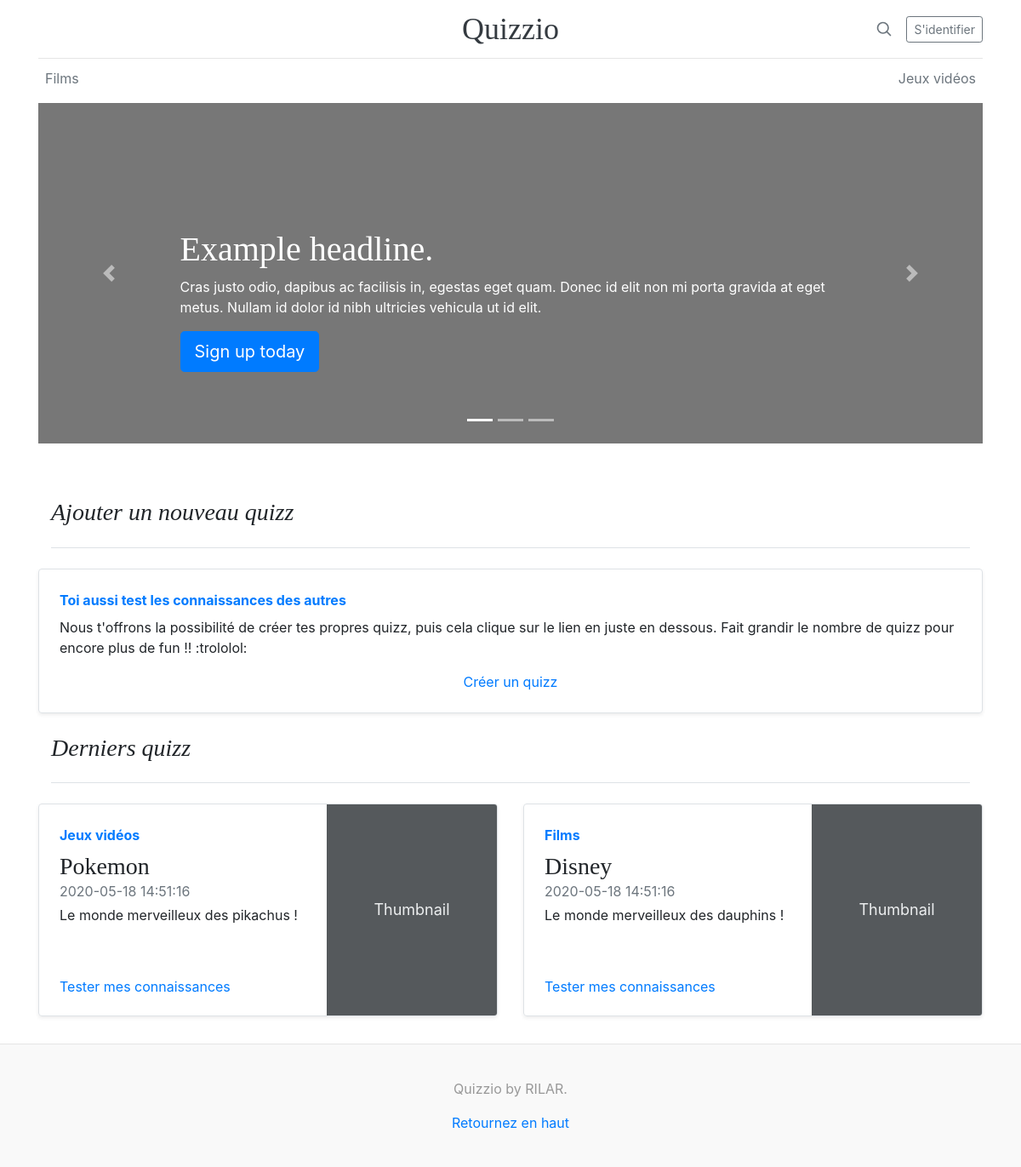
The page / on the database its author committed.
### tables this page shows
CREATE TABLE categories
(
	id INT PRIMARY KEY NOT NULL AUTO_INCREMENT, 
	nom VARCHAR(100) NOT NULL, 
	CONSTRAINT uni_categories UNIQUE(nom) 
);

CREATE TABLE quizz 
(
	id INT PRIMARY KEY NOT NULL AUTO_INCREMENT,
	id_createur INT NOT NULL,
	nom VARCHAR(100) NOT NULL, 
	id_categorie INT NOT NULL,
	description VARCHAR(300) NOT NULL,
	date_creation TIMESTAMP DEFAULT CURRENT_TIMESTAMP ON UPDATE CURRENT_TIMESTAMP, 
	CONSTRAINT fk_id_createur FOREIGN KEY (id_createur) REFERENCES utilisateurs(id),
	CONSTRAINT fk_id_categorie FOREIGN KEY (id_categorie) REFERENCES categories(id),
	CONSTRAINT uni_quizz_categorie UNIQUE(id_categorie, nom)
);

### index.php (the view, shortened to what this page needs)
<html>
    <?php
    include 'header.php';
    ?>
  <div id="myCarousel" class="carousel slide" data-ride="carousel">
    <ol class="carousel-indicators">
      <li data-target="#myCarousel" data-slide-to="0" class="active"></li>
      <li data-target="#myCarousel" data-slide-to="1"></li>
      <li data-target="#myCarousel" data-slide-to="2"></li>
    </ol>
    <div class="carousel-inner">
      <div class="carousel-item active">
        <svg class="bd-placeholder-img" width="100%" height="100%" xmlns="http://www.w3.org/2000/svg" preserveAspectRatio="xMidYMid slice" focusable="false" role="img"><rect width="100%" height="100%" fill="#777"/></svg>
        <div class="container">
          <div class="carousel-caption text-left">
            <h1>Example headline.</h1>
            <p>Cras justo odio, dapibus ac facilisis in, egestas eget quam. Donec id elit non mi porta gravida at eget metus. Nullam id dolor id nibh ultricies vehicula ut id elit.</p>
            <p><a class="btn btn-lg btn-primary" href="#" role="button">Sign up today</a></p>
          </div>
        </div>
      </div>
    </div>
    <a class="carousel-control-prev" href="#myCarousel" role="button" data-slide="prev">
      <span class="carousel-control-prev-icon" aria-hidden="true"></span>
    </a>
    <a class="carousel-control-next" href="#myCarousel" role="button" data-slide="next">
      <span class="carousel-control-next-icon" aria-hidden="true"></span>
    </a>
  </div>
  <div class="col-md-12 blog-main">
      <h3 class="pb-4 mb-4 font-italic border-bottom">
        Ajouter un nouveau quizz
      </h3>
  </div>
  <div class="row mb-12">
    <div class="col-md-12">
      <div class="row no-gutters border rounded overflow-hidden flex-md-row mb-4 shadow-sm h-md-200 position-relative">
        <div class="col p-4 d-flex flex-column position-static">
          <strong class="d-inline-block mb-2 text-primary">Toi aussi test les connaissances des autres</strong>
          <p class="card-text">Nous t'offrons la possibilité de créer tes propres quizz, puis cela clique
            sur le lien en juste en dessous. Fait grandir le nombre de quizz pour encore plus de fun !! :trololol:</p>
          <a href="#" class="stretched-link" style="text-align: center;">Créer un quizz</a>
        </div>
      </div>
    </div>
  </div>
  <div class="col-md-12 blog-main">
      <h3 class="pb-4 mb-4 font-italic border-bottom">
        Derniers quizz
      </h3>
  </div>
  <div class="row mb-2">
  <?php
    $bd = OpenCon();
    $result = $bd->query("SELECT quizz.nom as qnom,categories.nom as cnom,quizz.description as description,quizz.date_creation as crea FROM quizz,categories WHERE quizz.id_categorie  = categories.id ORDER BY quizz.id DESC LIMIT 20");
     while (($row = $result->fetch_assoc())) {
      echo("<div class=\"col-md-6\">");
      echo("<div class=\"row no-gutters border rounded overflow-hidden flex-md-row mb-4 shadow-sm h-md-250 position-relative\">");
      echo("<div class=\"col p-4 d-flex flex-column position-static\">");
      echo("<strong class=\"d-inline-block mb-2 text-primary\">".$row["cnom"]."</strong>");
      echo("<h3 class=\"mb-0\">".$row["qnom"]."</h3>");
      echo("<div class=\"mb-1 text-muted\">".$row["crea"]."</div>");
      echo("<p class=\"mb-auto\">".$row["description"]."</p>");
      echo("<a href=\"#\" class=\"stretched-link\">Tester mes connaissances</a>");
      echo("</div>");
      echo("<div class=\"col-auto d-none d-lg-block\">");
      echo("<svg class=\"bd-placeholder-img\" width=\"200\" height=\"250\" xmlns=\"http://www.w3.org/2000/svg\"
              preserveAspectRatio=\"xMidYMid slice\" focusable=\"false\" role=\"img\" aria-label=\"Placeholder: Thumbnail\">
              <title>Placeholder</title><rect width=\"100%\" height=\"100%\" fill=\"#55595c\"/><text x=\"50%\" y=\"50%\" fill=\"#eceeef\" dy=\".3em\">Thumbnail</text></svg>");
      echo("</div>");
      echo("</div>");
      echo("</div>");
    }
  ?>
  </div>
</div>
<footer class="blog-footer">
  <p>Quizzio by RILAR.</p>
  <p>
    <a href="#">Retournez en haut</a>
  </p>
</footer>
</body>
      <script>window.jQuery || document.write('<script src="../assets/js/vendor/jquery.slim.min.js"><\/script>')</script><script src="bootstrap/js/bootstrap.bundle.js"></script></body>
</html>
</html>

### header.php (shortened to what this page needs)
<head>
        <link rel="stylesheet" href="bootstrap/css/bootstrap.css"/>
    <link href="css/blog.css" rel="stylesheet">
  </head>
  <body>
    <div class="container">
  <header class="blog-header py-3">
    <div class="row flex-nowrap justify-content-between align-items-center">
      <div class="col-4 pt-1">
      </div>
      <div class="col-4 text-center">
        <a class="blog-header-logo text-dark" href="#">Quizzio</a>
      </div>
      <div class="col-4 d-flex justify-content-end align-items-center">
        <a class="text-muted" href="#" aria-label="Search">
          <svg xmlns="http://www.w3.org/2000/svg" width="20" height="20" fill="none" stroke="currentColor" stroke-linecap="round" stroke-linejoin="round" stroke-width="2" class="mx-3" role="img" viewBox="0 0 24 24" focusable="false"><title>Search</title><circle cx="10.5" cy="10.5" r="7.5"/><path d="M21 21l-5.2-5.2"/></svg>
        </a>
        <a class="btn btn-sm btn-outline-secondary" href="#" data-toggle="modal" data-target="#loginModal">S'identifier</a>
      </div>
    </div>
  </header>
  <div class="nav-scroller py-1 mb-2">
    <nav class="nav d-flex justify-content-between">
    <?php
        $bd = OpenCon();
        $result = $bd->query("SELECT * FROM categories");
	 			while (($row = $result->fetch_assoc())) {
          echo("<a class=\"p-2 text-muted\" href=\"#".$row["id"]."\">".$row["nom"]."</a>");
        }
    ?>
    </nav>
  </div>

### css/blog.css (style rules this page uses)
.blog-header { line-height: 1; border-bottom: 1px solid #e5e5e5; }
.blog-header-logo { font-family: "Playfair Display", Georgia, "Times New Roman", serif; font-size: 2.25rem; }
h1, h2, h3, h4, h5, h6 { font-family: "Playfair Display", Georgia, "Times New Roman", serif; }
.nav-scroller { position: relative; z-index: 2; height: 2.75rem; overflow-y: hidden; }
.nav-scroller .nav { display: -ms-flexbox; display: flex; -ms-flex-wrap: nowrap; flex-wrap: nowrap; padding-bottom: 1rem; margin-top: -1px; overflow-x: auto; text-align: center; white-space: nowrap; -webkit-overflow-scrolling: touch; }
@media (min-width: 768px) { .h-md-250 { height: 250px; } }
.blog-footer { padding: 2.5rem 0; color: #999; text-align: center; background-color: #f9f9f9; border-top: .05rem solid #e5e5e5; }
.blog-footer p:last-child { margin-bottom: 0; }
.bd-placeholder-img { font-size: 1.125rem; text-anchor: middle; -webkit-user-select: none; -moz-user-select: none; -ms-user-select: none; user-select: none; }
.carousel { margin-bottom: 4rem; }
.carousel-caption { bottom: 3rem; z-index: 10; }
.carousel-item { height: 25rem; }

### rows shown on the page
categories: nom "Films"
categories: nom "Jeux vidéos"
quizz: id_categorie.nom "Jeux vidéos", nom "Pokemon", date_creation "2020-05-18 14:51:16", description "Le monde merveilleux des pikachus !"
quizz: id_categorie.nom "Films", nom "Disney", date_creation "2020-05-18 14:51:16", description "Le monde merveilleux des dauphins !"
